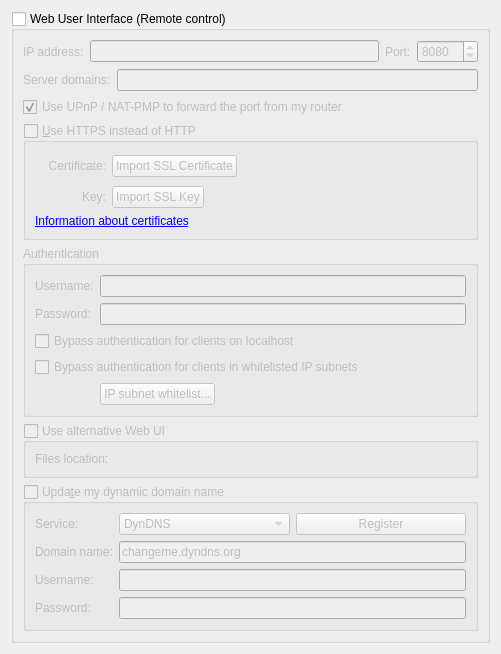
          <widget class="QWidget" name="scrollAreaWidgetContents_7">
           <property name="geometry">
            <rect>
             <x>0</x>
             <y>0</y>
             <width>501</width>
             <height>636</height>
            </rect>
           </property>
           <layout class="QVBoxLayout" name="verticalLayout_23">
            <item>
             <widget class="QGroupBox" name="checkWebUi">
              <property name="title">
               <string>Web User Interface (Remote control)</string>
              </property>
              <property name="checkable">
               <bool>true</bool>
              </property>
              <property name="checked">
               <bool>false</bool>
              </property>
              <layout class="QVBoxLayout" name="verticalLayout_2">
               <item>
                <layout class="QHBoxLayout" name="horizontalLayout_2">
                 <item>
                  <widget class="QLabel" name="lblWebUiAddress">
                   <property name="text">
                    <string>IP address:</string>
                   </property>
                  </widget>
                 </item>
                 <item>
                  <widget class="QLineEdit" name="textWebUiAddress">
                   <property name="toolTip">
                    <string>IP address that the Web UI will bind to.
Specify an IPv4 or IPv6 address. You can specify &quot;0.0.0.0&quot; for any IPv4 address,
&quot;::&quot; for any IPv6 address, or &quot;*&quot; for both IPv4 and IPv6.</string>
                   </property>
                  </widget>
                 </item>
                 <item>
                  <widget class="QLabel" name="lblWebUiPort">
                   <property name="text">
                    <string>Port:</string>
                   </property>
                  </widget>
                 </item>
                 <item>
                  <widget class="QSpinBox" name="spinWebUiPort">
                   <property name="minimum">
                    <number>1</number>
                   </property>
                   <property name="maximum">
                    <number>65535</number>
                   </property>
                   <property name="value">
                    <number>8080</number>
                   </property>
                  </widget>
                 </item>
                </layout>
               </item>
               <item>
                <layout class="QHBoxLayout" name="horizontalLayout_10">
                 <item>
                  <widget class="QLabel" name="labelServerDomains">
                   <property name="text">
                    <string>Server domains:</string>
                   </property>
                  </widget>
                 </item>
                 <item>
                  <widget class="QLineEdit" name="textServerDomains">
                   <property name="toolTip">
                    <string>Whitelist for filtering HTTP Host header values.
In order to defend against DNS rebinding attack,
you should put in domain names used by WebUI server.

Use ';' to split multiple entries. Can use wildcard '*'.</string>
                   </property>
                  </widget>
                 </item>
                </layout>
               </item>
               <item>
                <widget class="QCheckBox" name="checkWebUIUPnP">
                 <property name="text">
                  <string>Use UPnP / NAT-PMP to forward the port from my router</string>
                 </property>
                 <property name="checked">
                  <bool>true</bool>
                 </property>
                </widget>
               </item>
               <item>
                <widget class="QGroupBox" name="checkWebUiHttps">
                 <property name="title">
                  <string>&amp;Use HTTPS instead of HTTP</string>
                 </property>
                 <property name="checkable">
                  <bool>true</bool>
                 </property>
                 <property name="checked">
                  <bool>false</bool>
                 </property>
                 <layout class="QGridLayout" name="gridLayout_11">
                  <item row="0" column="0">
                   <widget class="QLabel" name="lblSslCertStatus">
                    <property name="text">
                     <string notr="true"/>
                    </property>
                   </widget>
                  </item>
                  <item row="0" column="1">
                   <widget class="QLabel" name="lblWebUiCrt">
                    <property name="text">
                     <string>Certificate:</string>
                    </property>
                    <property name="alignment">
                     <set>Qt::AlignRight|Qt::AlignTrailing|Qt::AlignVCenter</set>
                    </property>
                   </widget>
                  </item>
                  <item row="0" column="2">
                   <layout class="QHBoxLayout" name="horizontalLayout_4">
                    <item>
                     <widget class="QPushButton" name="btnWebUiCrt">
                      <property name="text">
                       <string>Import SSL Certificate</string>
                      </property>
                     </widget>
                    </item>
                    <item>
                     <spacer name="horizontalSpacer_12">
                      <property name="orientation">
                       <enum>Qt::Horizontal</enum>
                      </property>
                      <property name="sizeHint" stdset="0">
                       <size>
                        <width>138</width>
                        <height>28</height>
                       </size>
                      </property>
                     </spacer>
                    </item>
                   </layout>
                  </item>
                  <item row="1" column="0">
                   <widget class="QLabel" name="lblSslKeyStatus">
                    <property name="text">
                     <string notr="true"/>
                    </property>
                   </widget>
                  </item>
                  <item row="1" column="1">
                   <widget class="QLabel" name="lblWebUiKey">
                    <property name="text">
                     <string>Key:</string>
                    </property>
                    <property name="alignment">
                     <set>Qt::AlignRight|Qt::AlignTrailing|Qt::AlignVCenter</set>
                    </property>
                   </widget>
                  </item>
                  <item row="1" column="2">
                   <layout class="QHBoxLayout" name="horizontalLayout_5">
                    <item>
                     <widget class="QPushButton" name="btnWebUiKey">
                      <property name="text">
                       <string>Import SSL Key</string>
                      </property>
                     </widget>
                    </item>
                    <item>
                     <spacer name="horizontalSpacer_13">
                      <property name="orientation">
                       <enum>Qt::Horizontal</enum>
                      </property>
                      <property name="sizeHint" stdset="0">
                       <size>
                        <width>40</width>
                        <height>20</height>
                       </size>
                      </property>
                     </spacer>
                    </item>
                   </layout>
                  </item>
                  <item row="2" column="0" colspan="3">
                   <widget class="QLabel" name="lblWebUIInfo">
                    <property name="text">
                     <string>&lt;a href=https://httpd.apache.org/docs/current/ssl/ssl_faq.html#aboutcerts&gt;Information about certificates&lt;/a&gt;</string>
                    </property>
                    <property name="openExternalLinks">
                     <bool>true</bool>
                    </property>
                   </widget>
                  </item>
                 </layout>
                </widget>
               </item>
               <item>
                <widget class="QGroupBox" name="groupWebUiAuth">
                 <property name="title">
                  <string>Authentication</string>
                 </property>
                 <layout class="QGridLayout" name="gridLayout_10">
                  <item row="0" column="1" rowspan="3">
                   <widget class="QLineEdit" name="textWebUiUsername">
                    <property name="text">
                     <string/>
                    </property>
                    <property name="maxLength">
                     <number>1000</number>
                    </property>
                    <property name="echoMode">
                     <enum>QLineEdit::Normal</enum>
                    </property>
                   </widget>
                  </item>
                  <item row="3" column="1">
                   <widget class="QLineEdit" name="textWebUiPassword">
                    <property name="text">
                     <string/>
                    </property>
                    <property name="maxLength">
                     <number>1000</number>
                    </property>
                    <property name="echoMode">
                     <enum>QLineEdit::Password</enum>
                    </property>
                   </widget>
                  </item>
                  <item row="4" column="0" colspan="2">
                   <widget class="QCheckBox" name="checkBypassLocalAuth">
                    <property name="text">
                     <string>Bypass authentication for clients on localhost</string>
                    </property>
                   </widget>
                  </item>
                  <item row="5" column="0" colspan="2">
                   <widget class="QCheckBox" name="checkBypassAuthSubnetWhitelist">
                    <property name="text">
                     <string>Bypass authentication for clients in whitelisted IP subnets</string>
                    </property>
                   </widget>
                  </item>
                  <item row="6" column="1">
                   <widget class="QPushButton" name="IPSubnetWhitelistButton">
                    <property name="sizePolicy">
                     <sizepolicy hsizetype="Fixed" vsizetype="Fixed">
                      <horstretch>0</horstretch>
                      <verstretch>0</verstretch>
                     </sizepolicy>
                    </property>
                    <property name="text">
                     <string>IP subnet whitelist...</string>
                    </property>
                   </widget>
                  </item>
                  <item row="0" column="0" rowspan="3">
                   <widget class="QLabel" name="lblWebUiUsername">
                    <property name="text">
                     <string>Username:</string>
                    </property>
                   </widget>
                  </item>
                  <item row="3" column="0">
                   <widget class="QLabel" name="lblWebUiPassword">
                    <property name="text">
                     <string>Password:</string>
                    </property>
                   </widget>
                  </item>
                 </layout>
                </widget>
               </item>
               <item>
                <widget class="QGroupBox" name="groupAltWebUI">
                 <property name="title">
                  <string>Use alternative Web UI</string>
                 </property>
                 <property name="checkable">
                  <bool>true</bool>
                 </property>
                 <property name="checked">
                  <bool>false</bool>
                 </property>
                 <layout class="QGridLayout" name="gridLayout_8">
                  <item row="0" column="0">
                   <widget class="QLabel" name="labelWebUIRootFolder">
                    <property name="text">
                     <string>Files location:</string>
                    </property>
                   </widget>
                  </item>
                  <item row="0" column="1">
                   <widget class="FileSystemPathLineEdit" name="textWebUIRootFolder" native="true"/>
                  </item>
                 </layout>
                </widget>
               </item>
               <item>
                <widget class="QGroupBox" name="checkDynDNS">
                 <property name="title">
                  <string>Upda&amp;te my dynamic domain name</string>
                 </property>
                 <property name="checkable">
                  <bool>true</bool>
                 </property>
                 <property name="checked">
                  <bool>false</bool>
                 </property>
                 <layout class="QFormLayout" name="formLayout_5">
                  <item row="0" column="0">
                   <widget class="QLabel" name="label_19">
                    <property name="text">
                     <string>Service:</string>
                    </property>
                   </widget>
                  </item>
                  <item row="0" column="1">
                   <layout class="QHBoxLayout" name="horizontalLayout_3">
                    <item>
                     <widget class="QComboBox" name="comboDNSService">
                      <item>
                       <property name="text">
                        <string notr="true">DynDNS</string>
                       </property>
                      </item>
                      <item>
                       <property name="text">
                        <string notr="true">No-IP</string>
                       </property>
                      </item>
                     </widget>
                    </item>
                    <item>
                     <widget class="QPushButton" name="registerDNSBtn">
                      <property name="text">
                       <string>Register</string>
                      </property>
                     </widget>
                    </item>
                   </layout>
                  </item>
                  <item row="1" column="0">
                   <widget class="QLabel" name="label_20">
                    <property name="text">
                     <string>Domain name:</string>
                    </property>
                   </widget>
                  </item>
                  <item row="1" column="1">
                   <widget class="QLineEdit" name="domainNameTxt">
                    <property name="text">
                     <string notr="true">changeme.dyndns.org</string>
                    </property>
                   </widget>
                  </item>
                  <item row="2" column="0">
                   <widget class="QLabel" name="label_21">
                    <property name="text">
                     <string>Username:</string>
                    </property>
                   </widget>
                  </item>
                  <item row="2" column="1">
                   <widget class="QLineEdit" name="DNSUsernameTxt">
                    <property name="maxLength">
                     <number>50</number>
                    </property>
                   </widget>
                  </item>
                  <item row="3" column="0">
                   <widget class="QLabel" name="label_22">
                    <property name="text">
                     <string>Password:</string>
                    </property>
                   </widget>
                  </item>
                  <item row="3" column="1">
                   <widget class="QLineEdit" name="DNSPasswordTxt">
                    <property name="maxLength">
                     <number>50</number>
                    </property>
                    <property name="echoMode">
                     <enum>QLineEdit::Password</enum>
                    </property>
                   </widget>
                  </item>
                 </layout>
                </widget>
               </item>
              </layout>
             </widget>
            </item>
            <item>
             <spacer name="verticalSpacer">
              <property name="orientation">
               <enum>Qt::Vertical</enum>
              </property>
              <property name="sizeHint" stdset="0">
               <size>
                <width>20</width>
                <height>40</height>
               </size>
              </property>
             </spacer>
            </item>
           </layout>
          </widget>
